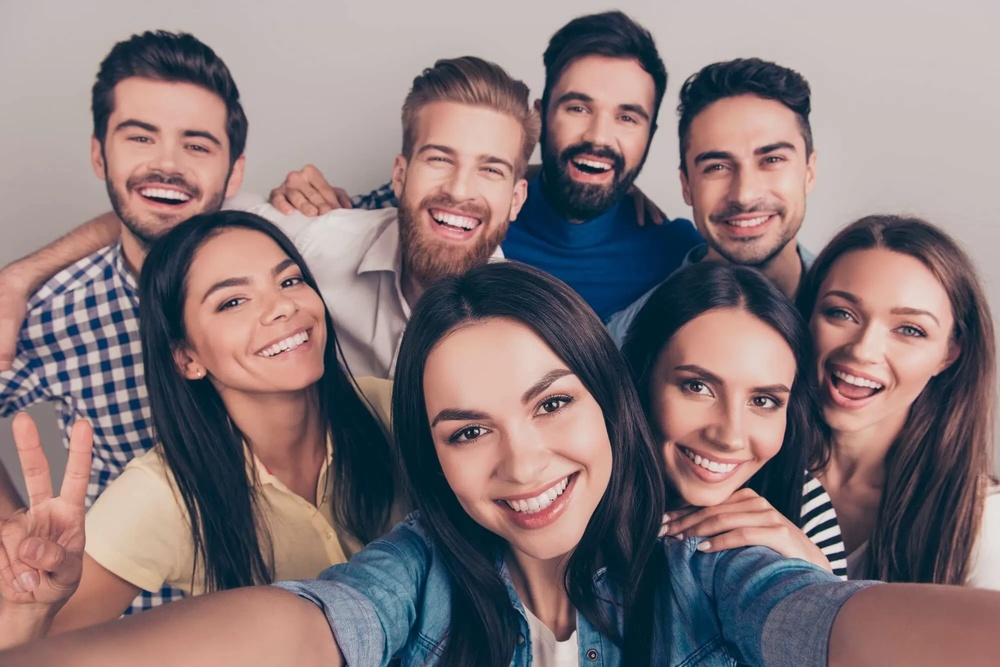
#> input picture opencv/selfie.jpg, 1000 x 667 px, shrunk from 2000 x 1334 before the run
$ jupyter execute 'srk face detection.ipynb'
#> lines starting #> are read from the running program, lines starting #| are printed output that depends on the picture; after the words box and inside, x2 and y2 are one past the last pixel; in counts of white or black regions, pixels touching at a corner belong together
[cell 1]
import cv2

[cell 2]
import matplotlib.pyplot as plt

[cell 3]
haar_data=cv2.CascadeClassifier(cv2.data.haarcascades+ "haarcascade_frontalface_default.xml")

[cell 4]
img=cv2.imread("selfie.jpg")
#> img is the input picture: shape (667, 1000, 3); mean B, G, R 120.4, 118.6, 134.6

[cell 5]
gray=cv2.cvtColor(img,cv2.COLOR_BGR2GRAY)
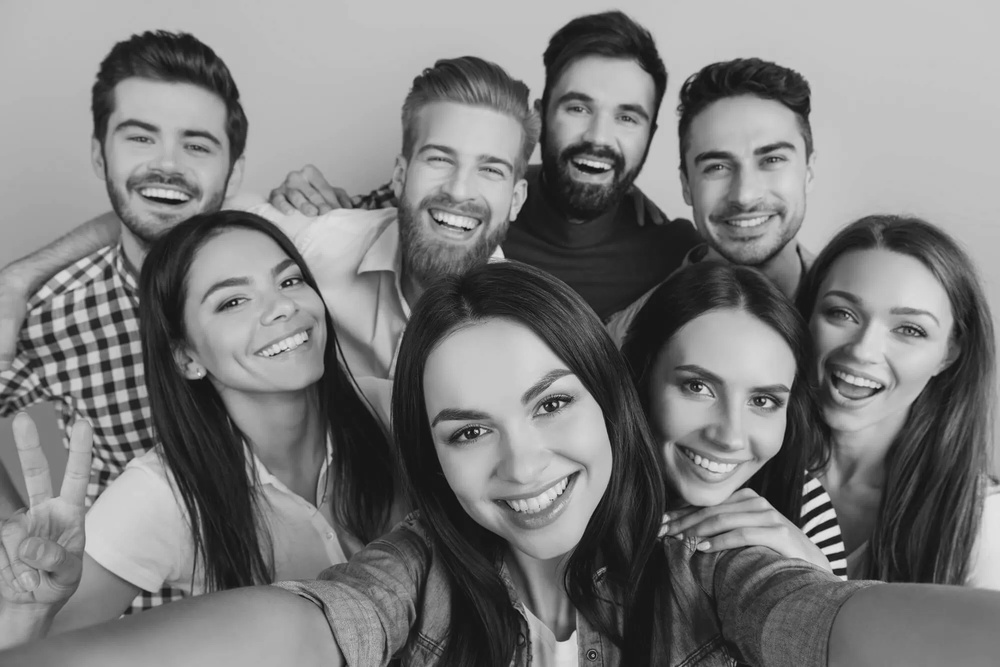
#> gray: shape (667, 1000); min 10, max 229, mean 123.6
faces=haar_data.detectMultiScale(gray,scaleFactor=1.1,minNeighbors=3)
#> faces = [[392, 107, 144, 144], [534, 58, 138, 138], [671, 104, 149, 149], [89, 79, 154, 154], [644, 326, 172, 172], [168, 235, 158, 158], [796, 255, 172, 172], [398, 326, 234, 234]]
for(x,y,w,h) in faces:
    cv2.rectangle(img,(x,y),(x+w,y+h),(0,255,0),2)
#> this loop made 8 passes
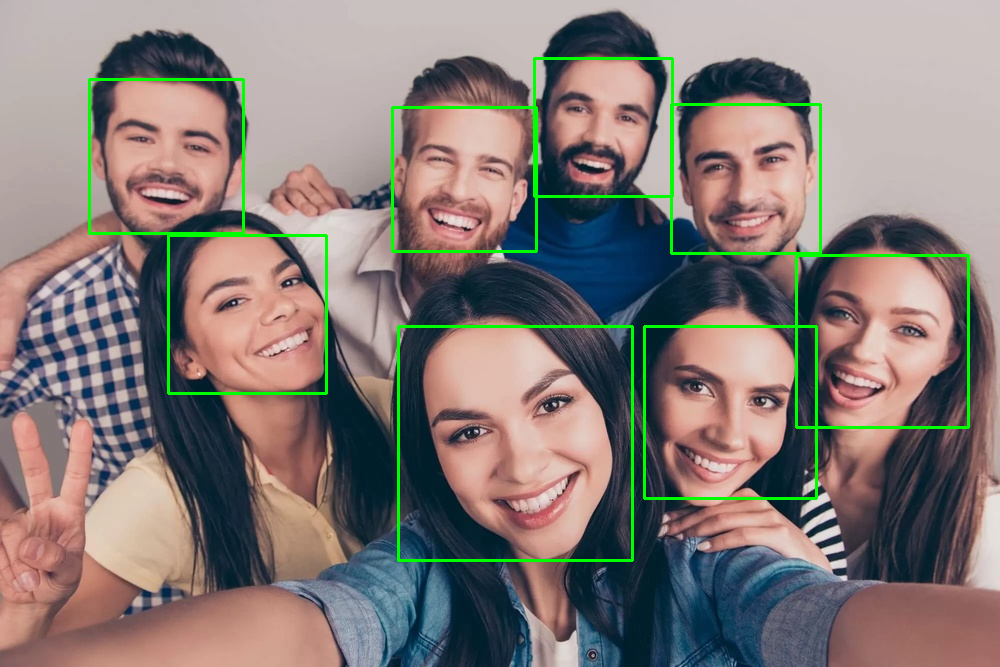
#> img: shape (667, 1000, 3); 2.31% of pixels changed, all inside (x1, y1, x2, y2) = (88, 57, 970, 562)
cv2.imshow('live',img)
cv2.waitKey(0)
cv2.destroyAllWindows()

[cell 6]
img2=cv2.imread('srk.jpeg')
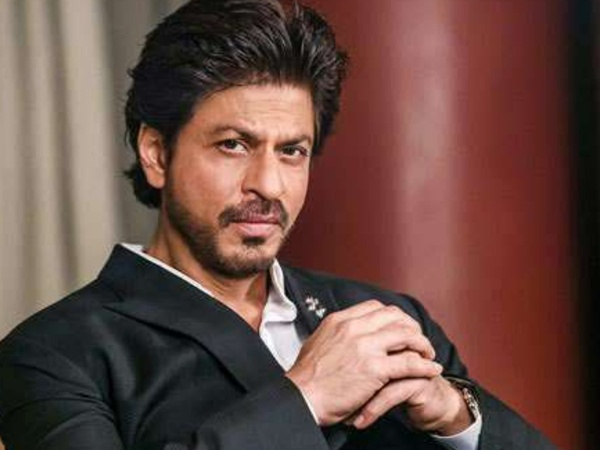
#> input picture opencv/srk.jpeg, 600 x 450 px, shrunk from 1200 x 900 before the run
#> img2 is the input picture: shape (450, 600, 3); mean B, G, R 68.3, 75.5, 105.9

[cell 7]
gray=cv2.cvtColor(img2,cv2.COLOR_BGR2GRAY)
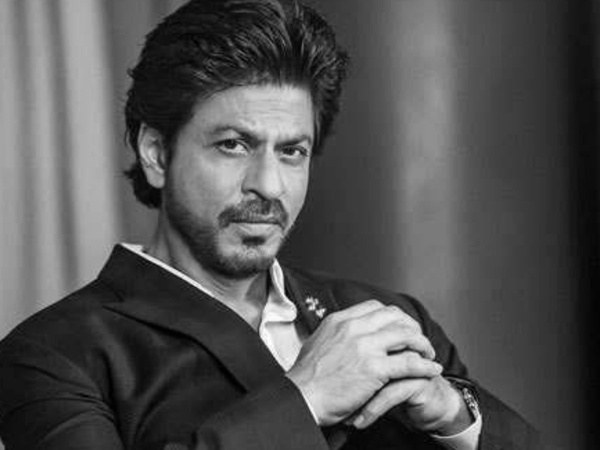
#> gray: shape (450, 600); min 0, max 255, mean 83.8

[cell 8]
edges=cv2.Canny(img2,50,80)
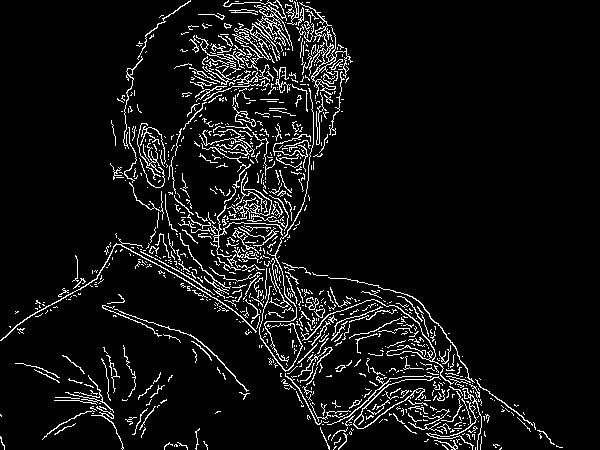
#> edges: shape (450, 600); 7% white in thin lines or dots
